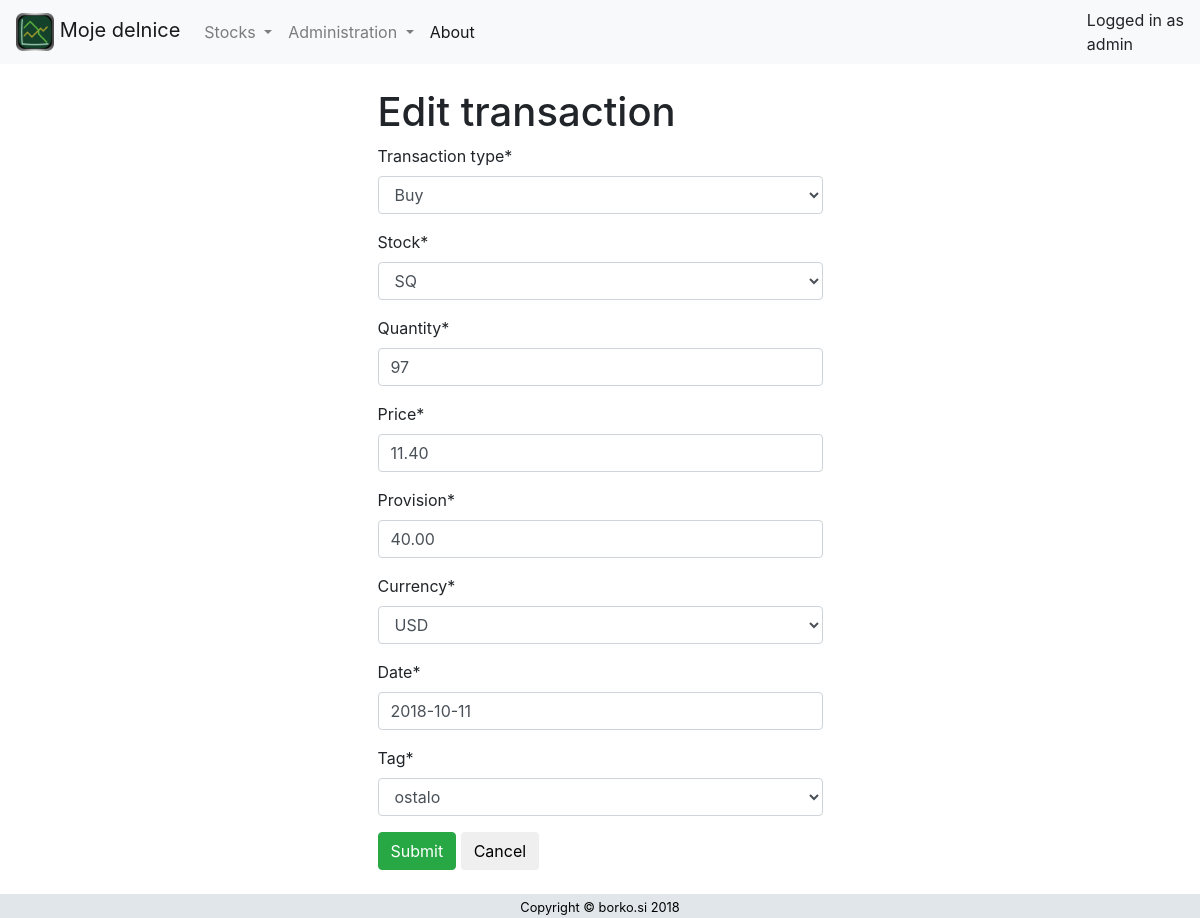
Screenshot of /transactions/edit/2 (signed in) with the database file from the repository.
### pages/models.py (models this page shows, shortened)
class Transaction(models.Model):
    BUY = 0
    SELL = 1
    TRANSACTION_TYPE = (
        (BUY, 'Buy'),
        (SELL, 'Sell'),
    )
    transaction_type = models.IntegerField(default = 0, choices = TRANSACTION_TYPE)
    stock = models.ForeignKey(Stock, on_delete=models.CASCADE)
    quantity = models.IntegerField()
    price = models.DecimalField(max_digits=5, decimal_places=2)
    provision = models.DecimalField(max_digits=5, decimal_places=2)
    currency = models.ForeignKey(Currency, on_delete=models.CASCADE)
    date = models.DateField()
    tag = models.ForeignKey(Tag, on_delete=models.CASCADE)
    created_by = models.ForeignKey(settings.AUTH_USER_MODEL, on_delete=models.CASCADE)
    created_date_time = models.DateTimeField(auto_now_add=True)
    updated_date_time = models.DateTimeField(auto_now=True)
    class Meta:
      db_table = "transactions"

### pages/views.py (the view)
# urls.py: path('transactions/edit/<int:id>', views.edit_transaction, name='edit_transaction'),
def edit_transaction(request, id = None):
    transaction = get_object_or_404(Transaction, id = id)
    if request.method == "POST":
        form = TransactionForm(request.POST, instance = transaction)
        if form.is_valid():
            transaction = form.save(commit=False)
            transaction.save()
            return redirect('transactions')
    else:
        form = TransactionForm(instance = transaction)
    return render(request, "transactions/edit_transaction.html", {'form': form})

### pages/forms.py
class TransactionForm(forms.ModelForm):
    class Meta:
        model = Transaction
        fields = ('transaction_type', 'stock', 'quantity', 'price', 'provision', 'currency', 'date', 'tag')

### pages/models.py (called while the page is built)
    def __str__(self):
        return self.code

    def __str__(self):
        return self.code

    def __str__(self):
        return self.name

### pages/templates/transactions/edit_transaction.html (shortened to what this page needs)
{% extends 'base.html' %}
{% load crispy_forms_tags %}
{% block content %}
<div class="row">
    <div class="col">
    </div>
    <div class="col-5">
      <h1>Edit transaction</h1>
      <form method="post" novalidate>
        {{ form|crispy }}
        <button type="submit" class="btn btn-success">Submit</button>
        <button onclick="window.history.back();" class="btn btn-default" type="button">Cancel</button>
      </form>
    </div>
    <div class="col">
    </div>
  </div>
{% endblock %}

### pages/templates/base.html (shortened to what this page needs)
<!doctype html>
<html lang="en">
  {% load static %}
  <head>
    <link rel="stylesheet" href="https://stackpath.bootstrapcdn.com/bootstrap/4.1.3/css/bootstrap.min.css">
    <link href="https://maxcdn.bootstrapcdn.com/font-awesome/4.7.0/css/font-awesome.min.css" rel="stylesheet">
    <link rel="stylesheet" href="{% static 'css/style.css' %}">
  </head>
  <body>
    <nav class="navbar navbar-expand-lg navbar-light bg-light">
      <a class="navbar-brand" href="{% url 'home' %}">
        <img src="{% static 'images/ikona_192.png' %}" width="38" height="38" alt=""/>
        Moje delnice
      </a>
      <div class="collapse navbar-collapse" id="navbarSupportedContent">
        <ul class="navbar-nav mr-auto">
          {% if user.is_authenticated %}
          <li class="nav-item dropdown">
            <a class="nav-link dropdown-toggle" href="#" id="navbarDropdown" role="button" data-toggle="dropdown" aria-haspopup="true" aria-expanded="false">
              Stocks
            </a>
          </li>
          <li class="nav-item dropdown">
            <a class="nav-link dropdown-toggle" href="#" id="navbarDropdown" role="button" data-toggle="dropdown" aria-haspopup="true" aria-expanded="false">
              Administration
            </a>
          </li>
          {% endif %}
          <li class="nav-item active">
            <a class="nav-link" href="{% url 'about' %}">About</a>
          </li>
        </ul>
      </div>
      {% if user.is_authenticated %}
        <div>
          <span class="display">Logged in as</span>
        <br/>
          <span class="display">{{ user.username }}</span>
        </div>
	    {% else %}
        <!-- show login form (currenty not used
        <a class="btn btn-outline-success" href="{% url 'login' %}" role="button">Login</a>
        -->
        <a class="btn btn-outline-success" href="{% url 'social:begin' 'google-oauth2' %}" role="button">Login with Google</a>
  	  {% endif %}
    </nav>
    <br/>
    <div class="container">
      {% if user.is_authenticated or request.path == '/about/' %}
        {% block content %}
        {% endblock %}
      {% else %}
        <p>Please login</p>
      {% endif %}
      <br/>
      <br/>
    </div>
    <div class="footer">
      <center><small>Copyright &copy; borko.si 2018</small></center>
    </div>
  </body>
</html>

### static/css/style.css (style rules this page uses)
.footer { position: fixed; left: 0; bottom: 0; width: 100%; background-color: #e1e6ea!important; color: black; text-align: center; }

### rows the page displays
Transaction: transaction_type "Buy", stock "SQ", quantity "97", price "11.40", provision "40.00", currency "USD", date "2018-10-11", tag "ostalo"

### other values shown
{{ user.username }} "admin"
